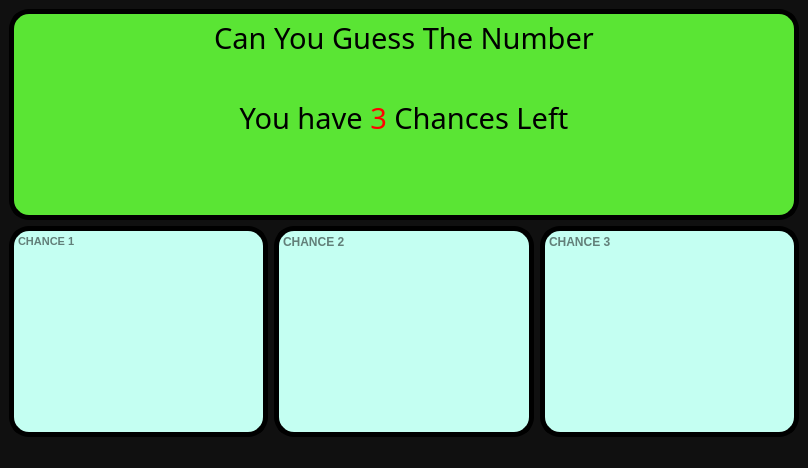
<?xml version="1.0" encoding="UTF-8"?>
<ui version="4.0">
 <class>MainWindow</class>
 <widget class="QMainWindow" name="MainWindow">
  <property name="geometry">
   <rect>
    <x>0</x>
    <y>0</y>
    <width>808</width>
    <height>468</height>
   </rect>
  </property>
  <property name="windowTitle">
   <string>MainWindow</string>
  </property>
  <property name="styleSheet">
   <string notr="true">background-color: rgb(16, 16, 16);</string>
  </property>
  <widget class="QWidget" name="centralwidget">
   <layout class="QVBoxLayout" name="verticalLayout_2">
    <item>
     <layout class="QVBoxLayout" name="verticalLayout">
      <item>
       <widget class="QTextEdit" name="inst_board">
        <property name="font">
         <font>
          <family>Montserrat</family>
         </font>
        </property>
        <property name="styleSheet">
         <string notr="true">border: 5px solid rgb(0, 0, 0);
background-color: rgb(90, 229, 52);
border-radius: 20px;</string>
        </property>
        <property name="readOnly">
         <bool>true</bool>
        </property>
        <property name="html">
         <string>&lt;!DOCTYPE HTML PUBLIC &quot;-//W3C//DTD HTML 4.0//EN&quot; &quot;http://www.w3.org/TR/REC-html40/strict.dtd&quot;&gt;
&lt;html&gt;&lt;head&gt;&lt;meta name=&quot;qrichtext&quot; content=&quot;1&quot; /&gt;&lt;style type=&quot;text/css&quot;&gt;
p, li { white-space: pre-wrap; }
&lt;/style&gt;&lt;/head&gt;&lt;body style=&quot; font-family:'Montserrat'; font-size:7.8pt; font-weight:400; font-style:normal;&quot;&gt;
&lt;p align=&quot;center&quot; style=&quot; margin-top:0px; margin-bottom:0px; margin-left:0px; margin-right:0px; -qt-block-indent:0; text-indent:0px;&quot;&gt;&lt;span style=&quot; font-family:'MS Shell Dlg 2'; font-size:22pt;&quot;&gt;Can You Guess The Number&lt;/span&gt;&lt;/p&gt;
&lt;p align=&quot;center&quot; dir='rtl' style=&quot;-qt-paragraph-type:empty; margin-top:0px; margin-bottom:0px; margin-left:0px; margin-right:0px; -qt-block-indent:0; text-indent:0px; font-family:'MS Shell Dlg 2'; font-size:22pt;&quot;&gt;&lt;br /&gt;&lt;/p&gt;
&lt;p align=&quot;center&quot; style=&quot; margin-top:0px; margin-bottom:0px; margin-left:0px; margin-right:0px; -qt-block-indent:0; text-indent:0px;&quot;&gt;&lt;span style=&quot; font-family:'MS Shell Dlg 2'; font-size:22pt;&quot;&gt;You have &lt;/span&gt;&lt;span style=&quot; font-family:'MS Shell Dlg 2'; font-size:22pt; color:#ff0000;&quot;&gt;3&lt;/span&gt;&lt;span style=&quot; font-family:'MS Shell Dlg 2'; font-size:22pt;&quot;&gt; Chances Left&lt;/span&gt;&lt;/p&gt;&lt;/body&gt;&lt;/html&gt;</string>
        </property>
       </widget>
      </item>
      <item>
       <layout class="QHBoxLayout" name="horizontalLayout_2">
        <item>
         <widget class="QTextEdit" name="chance1">
          <property name="font">
           <font>
            <pointsize>8</pointsize>
            <weight>75</weight>
            <bold>true</bold>
           </font>
          </property>
          <property name="styleSheet">
           <string notr="true">background-color: rgb(196, 255, 242);
border: 5px solid rgb(0, 0, 0);
border-radius: 20px;</string>
          </property>
          <property name="readOnly">
           <bool>false</bool>
          </property>
          <property name="html">
           <string>&lt;!DOCTYPE HTML PUBLIC &quot;-//W3C//DTD HTML 4.0//EN&quot; &quot;http://www.w3.org/TR/REC-html40/strict.dtd&quot;&gt;
&lt;html&gt;&lt;head&gt;&lt;meta name=&quot;qrichtext&quot; content=&quot;1&quot; /&gt;&lt;style type=&quot;text/css&quot;&gt;
p, li { white-space: pre-wrap; }
&lt;/style&gt;&lt;/head&gt;&lt;body style=&quot; font-family:'MS Shell Dlg 2'; font-size:8pt; font-weight:600; font-style:normal;&quot;&gt;
&lt;p align=&quot;center&quot; style=&quot;-qt-paragraph-type:empty; margin-top:0px; margin-bottom:0px; margin-left:0px; margin-right:0px; -qt-block-indent:0; text-indent:0px;&quot;&gt;&lt;br /&gt;&lt;/p&gt;&lt;/body&gt;&lt;/html&gt;</string>
          </property>
          <property name="placeholderText">
           <string>CHANCE 1</string>
          </property>
         </widget>
        </item>
        <item>
         <widget class="QTextEdit" name="chance2">
          <property name="font">
           <font>
            <weight>75</weight>
            <bold>true</bold>
           </font>
          </property>
          <property name="styleSheet">
           <string notr="true">background-color: rgb(196, 255, 242);
border: 5px solid rgb(0, 0, 0);
border-radius: 20px;</string>
          </property>
          <property name="readOnly">
           <bool>true</bool>
          </property>
          <property name="html">
           <string>&lt;!DOCTYPE HTML PUBLIC &quot;-//W3C//DTD HTML 4.0//EN&quot; &quot;http://www.w3.org/TR/REC-html40/strict.dtd&quot;&gt;
&lt;html&gt;&lt;head&gt;&lt;meta name=&quot;qrichtext&quot; content=&quot;1&quot; /&gt;&lt;style type=&quot;text/css&quot;&gt;
p, li { white-space: pre-wrap; }
&lt;/style&gt;&lt;/head&gt;&lt;body style=&quot; font-family:'MS Shell Dlg 2'; font-size:7.8pt; font-weight:600; font-style:normal;&quot;&gt;
&lt;p align=&quot;center&quot; style=&quot;-qt-paragraph-type:empty; margin-top:0px; margin-bottom:0px; margin-left:0px; margin-right:0px; -qt-block-indent:0; text-indent:0px; font-weight:400;&quot;&gt;&lt;br /&gt;&lt;/p&gt;&lt;/body&gt;&lt;/html&gt;</string>
          </property>
          <property name="placeholderText">
           <string>CHANCE 2</string>
          </property>
         </widget>
        </item>
        <item>
         <widget class="QTextEdit" name="chance3">
          <property name="font">
           <font>
            <weight>75</weight>
            <bold>true</bold>
           </font>
          </property>
          <property name="styleSheet">
           <string notr="true">background-color: rgb(196, 255, 242);
border: 5px solid rgb(0, 0, 0);
border-radius: 20px;</string>
          </property>
          <property name="frameShape">
           <enum>QFrame::StyledPanel</enum>
          </property>
          <property name="lineWidth">
           <number>1</number>
          </property>
          <property name="readOnly">
           <bool>true</bool>
          </property>
          <property name="html">
           <string>&lt;!DOCTYPE HTML PUBLIC &quot;-//W3C//DTD HTML 4.0//EN&quot; &quot;http://www.w3.org/TR/REC-html40/strict.dtd&quot;&gt;
&lt;html&gt;&lt;head&gt;&lt;meta name=&quot;qrichtext&quot; content=&quot;1&quot; /&gt;&lt;style type=&quot;text/css&quot;&gt;
p, li { white-space: pre-wrap; }
&lt;/style&gt;&lt;/head&gt;&lt;body style=&quot; font-family:'MS Shell Dlg 2'; font-size:7.8pt; font-weight:600; font-style:normal;&quot;&gt;
&lt;p align=&quot;center&quot; style=&quot;-qt-paragraph-type:empty; margin-top:0px; margin-bottom:0px; margin-left:0px; margin-right:0px; -qt-block-indent:0; text-indent:0px; font-weight:400;&quot;&gt;&lt;br /&gt;&lt;/p&gt;&lt;/body&gt;&lt;/html&gt;</string>
          </property>
          <property name="placeholderText">
           <string>CHANCE 3</string>
          </property>
         </widget>
        </item>
       </layout>
      </item>
     </layout>
    </item>
   </layout>
  </widget>
  <widget class="QMenuBar" name="menubar">
   <property name="geometry">
    <rect>
     <x>0</x>
     <y>0</y>
     <width>808</width>
     <height>26</height>
    </rect>
   </property>
  </widget>
  <widget class="QStatusBar" name="statusbar"/>
 </widget>
 <resources/>
 <connections/>
</ui>
